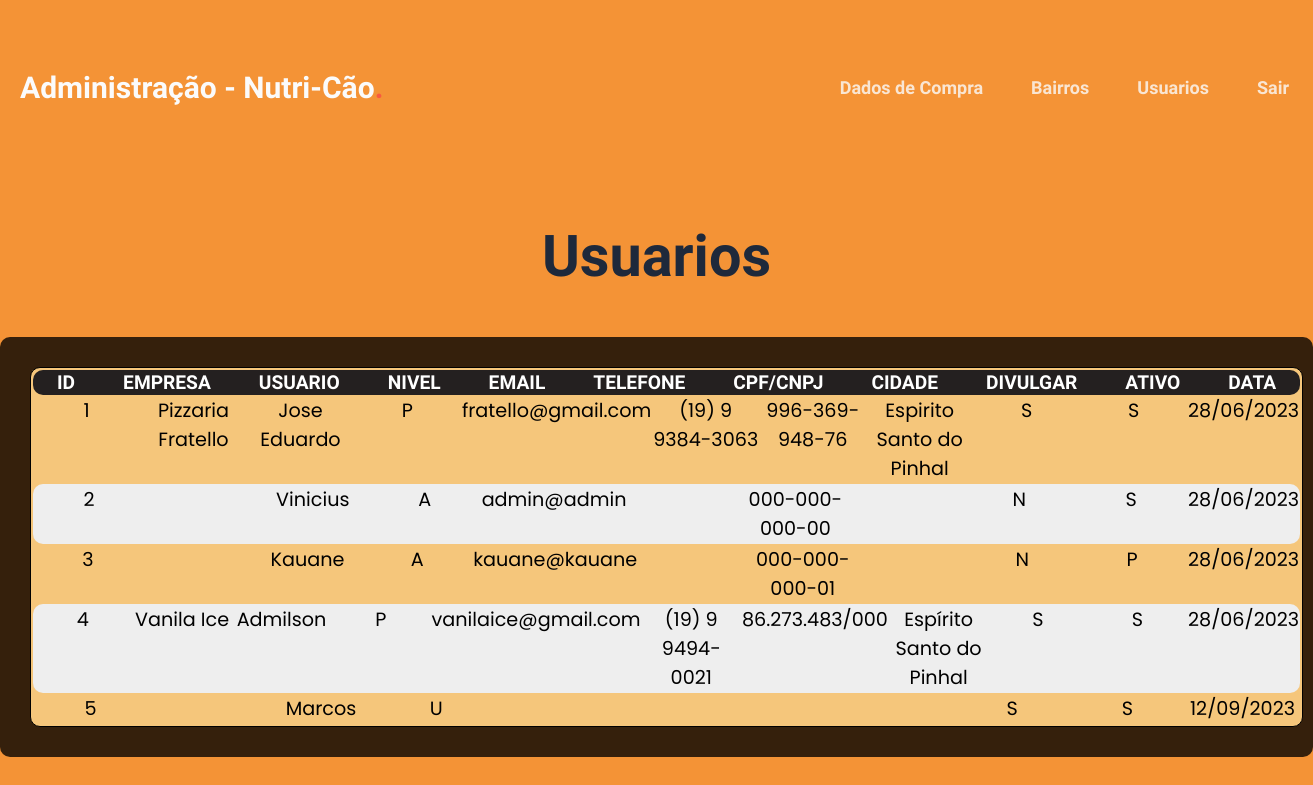
The page /admin/index.php?pagina=usuarios (signed in) on the database as committed earlier.
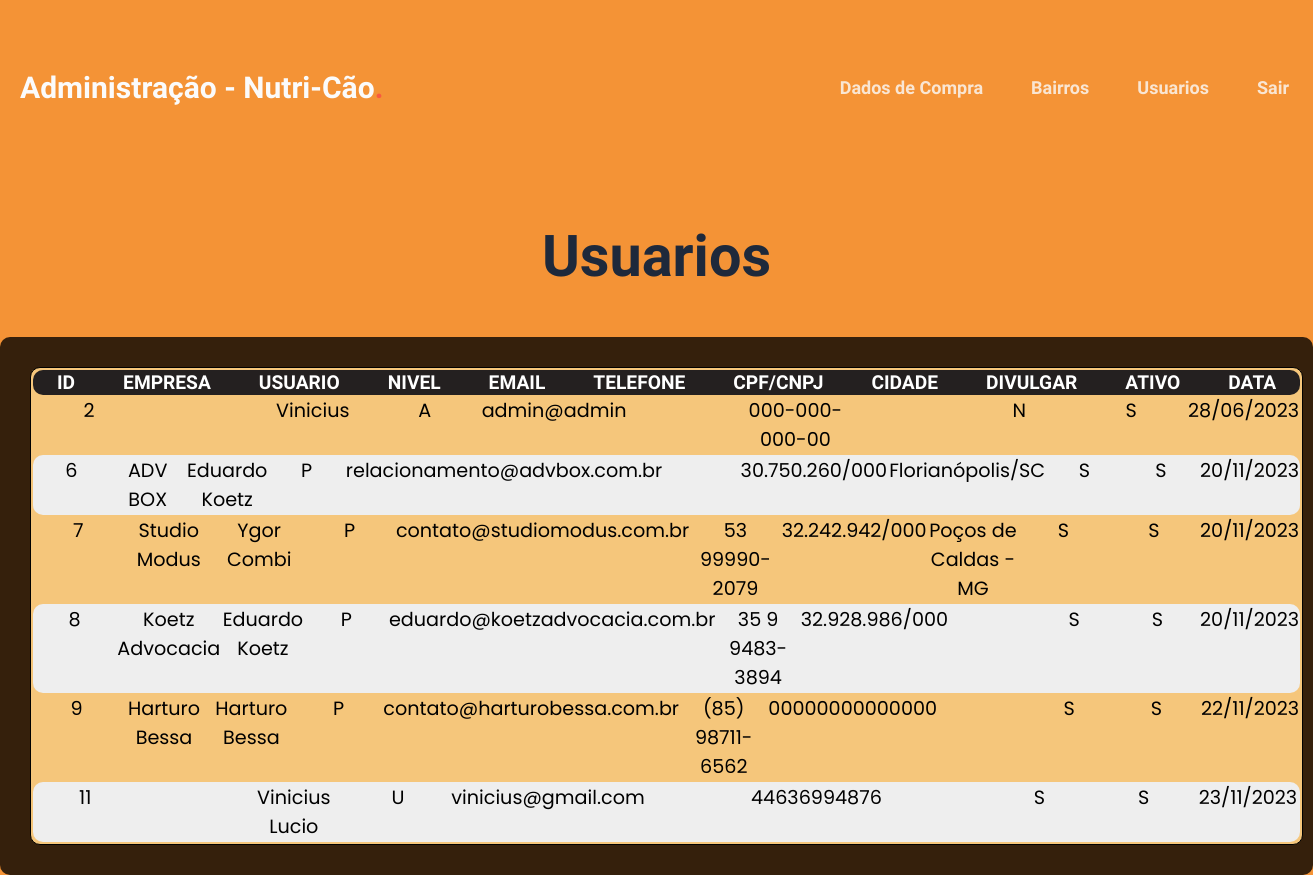
The same page on the database as committed later.
### tables this page shows
CREATE TABLE IF NOT EXISTS `usuario` (
  `id` int(11) NOT NULL AUTO_INCREMENT,
  `nome_razao` varchar(100) NOT NULL DEFAULT '',
  `nivel` char(1) DEFAULT 'U',
  `nome_fantasia` varchar(60) DEFAULT NULL,
  `email` varchar(60) NOT NULL DEFAULT '',
  `senha` varchar(128) NOT NULL DEFAULT '',
  `telefone` varchar(20) DEFAULT '',
  `cpf_cnpj` varchar(14) DEFAULT NULL,
  `endereco` varchar(60) DEFAULT NULL,
  `cidade` varchar(60) DEFAULT NULL,
  `logo` text DEFAULT NULL,
  `divulgar` char(1) NOT NULL DEFAULT 'S',
  `ativo` char(1) NOT NULL DEFAULT 'S',
  `data` datetime NOT NULL DEFAULT current_timestamp(),
  `descricao` text NOT NULL,
  PRIMARY KEY (`id`)
);

### admin/paginas/usuarios.php (the view, shortened to what this page needs)
<h1>  <span style="color:#1e293b;"> Usuarios </span> </h1>
<section id="tabela" class="container-01">
    <table>
        <tr class="table-header">
        <th class="header__item filter__link">ID</th>
        <th class="header__item filter__link">Empresa</th>
        <th class="header__item filter__link">Usuario</th>
        <th class="header__item filter__link">Nivel</th>
        <th class="header__item filter__link">Email</th>
        <th class="header__item filter__link">Telefone</th>
        <th class="header__item filter__link">Cpf/Cnpj</th>
        <th class="header__item filter__link">Cidade</th>
        <th class="header__item filter__link">Divulgar</th>
        <th class="header__item filter__link">Ativo</th>
        <th class="header__item filter__link">Data</th>
</tr>
<?php
                $tb = 'SELECT * FROM usuario';
                $resulta = $conexao->query($tb);
                if ($resulta->num_rows > 0) {
                    while ($row = $resulta->fetch_assoc()) {
                $data = date_create($row['data']);
                $data = $data->format('d/m/Y');
                       echo '<tr class="table-row">';
                        echo '<td class="table-data">'.  $row['id'].'</td>';
                        echo '<td class="table-data">'.  $row['nome_fantasia'].'</td>';
                        echo '<td class="table-data">'.  $row['nome_razao'].'</td>';
                        echo '<td class="table-data">'.  $row['nivel'].'</td>';
                        echo '<td class="table-data">'.  $row['email'].'</td>';
                        echo '<td class="table-data">'.  $row['telefone'].'</td>';
                        echo '<td class="table-data">'.  $row['cpf_cnpj'].'</td>';
                        echo '<td class="table-data">'.  $row['cidade'].'</td>';
                        echo '<td class="table-data">'.  $row['divulgar'].'</td>';
                        echo '<td class="table-data">'.  $row['ativo'].'</td>';
                        echo "<td class='table-data'>" . $data . "</td>";
                       echo'</tr>';
                    }
                    }
                ?>
    </table>
    </section>

Rows that differ between the two databases and show on the page:
removed usuario: id "1", nome_fantasia "Pizzaria Fratello", nome_razao "Jose Eduardo", nivel "P", email "fratello@gmail.com", telefone "(19) 9 9384-3063", cpf_cnpj "996-369-948-76", cidade "Espirito Santo do Pinhal", divulgar "S", ativo "S", data "28/06/2023"
removed usuario: id "3", nome_razao "Kauane", nivel "A", email "kauane@kauane", cpf_cnpj "000-000-000-01", divulgar "N", ativo "P", data "28/06/2023"
removed usuario: id "4", nome_fantasia "Vanila Ice", nome_razao "Admilson", nivel "P", email "vanilaice@gmail.com", telefone "(19) 9 9494-0021", cpf_cnpj "86.273.483/000", cidade "Espírito Santo do Pinhal", divulgar "S", ativo "S", data "28/06/2023"
removed usuario: id "5", nome_razao "Marcos", nivel "U", divulgar "S", ativo "S", data "12/09/2023"
added usuario: id "6", nome_fantasia "ADV BOX", nome_razao "Eduardo Koetz", nivel "P", email "relacionamento@advbox.com.br", cpf_cnpj "30.750.260/000", cidade "Florianópolis/SC", divulgar "S", ativo "S", data "20/11/2023"
added usuario: id "7", nome_fantasia "Studio Modus", nome_razao "Ygor Combi", nivel "P", email "contato@studiomodus.com.br", telefone "53 99990-2079", cpf_cnpj "32.242.942/000", cidade "Poços de Caldas - MG", divulgar "S", ativo "S", data "20/11/2023"
added usuario: id "8", nome_fantasia "Koetz Advocacia", nome_razao "Eduardo Koetz", nivel "P", email "eduardo@koetzadvocacia.com.br", telefone "35 9 9483-3894", cpf_cnpj "32.928.986/000", divulgar "S", ativo "S", data "20/11/2023"
added usuario: id "9", nome_fantasia "Harturo Bessa", nome_razao "Harturo Bessa", nivel "P", email "contato@harturobessa.com.br", telefone "(85) 98711-6562", cpf_cnpj "00000000000000", divulgar "S", ativo "S", data "22/11/2023"
added usuario: id "11", nome_razao "Vinicius Lucio", nivel "U", email "vinicius@gmail.com", cpf_cnpj "44636994876", divulgar "S", ativo "S", data "23/11/2023"
